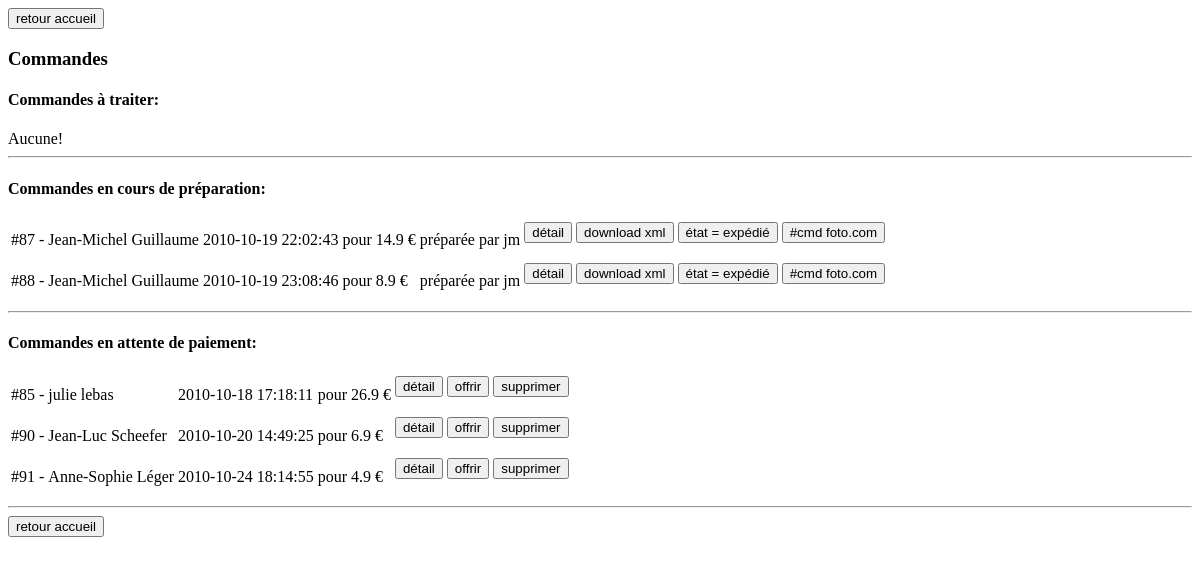
/administration/commande.php, run on an earlier commit of the app's database.
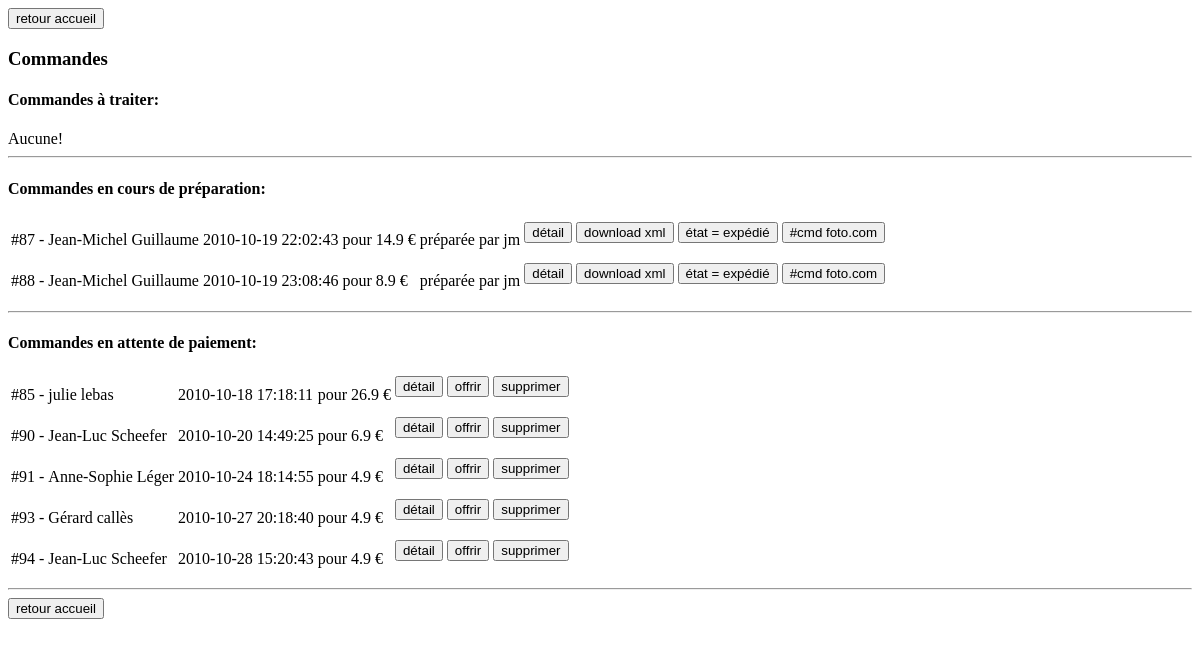
And on a later commit of the database.
### tables this page shows
CREATE TABLE IF NOT EXISTS `Commande` (
  `commandeID` int(10) unsigned NOT NULL auto_increment,
  `date` datetime NOT NULL,
  `datePaiement` datetime default NULL,
  `id_utilisateur` mediumint(8) unsigned NOT NULL,
  `id_album` int(10) unsigned default NULL,
  `etat` smallint(5) unsigned NOT NULL default '0',
  `preparateur` varchar(20) NOT NULL default '',
  `fdp` float NOT NULL default '0',
  `numero` varchar(15) NOT NULL default '',
  `commandeFoto` varchar(50) NOT NULL default '',
  PRIMARY KEY  (`commandeID`),
  KEY `fk_commande_utilisateur` (`id_utilisateur`),
  KEY `id_album` (`id_album`)
);

CREATE TABLE IF NOT EXISTS `AdresseCommande` (
  `adresseCommandeID` mediumint(8) unsigned NOT NULL auto_increment,
  `nom` varchar(30) NOT NULL default '',
  `prenom` varchar(30) NOT NULL default '',
  `nomRue` varchar(50) NOT NULL default '',
  `complement` varchar(50) NOT NULL default '',
  `ville` varchar(50) NOT NULL default '',
  `codePostal` varchar(5) NOT NULL default '',
  `id_commande` int(10) unsigned NOT NULL,
  PRIMARY KEY  (`adresseCommandeID`),
  KEY `fk_adresseCommande_commande` (`id_commande`)
);

### classes/modele/Commande.class.php (called while the page is built, shortened)
<?php
$dir_commande_class_php = dirname(__FILE__);
include_once $dir_commande_class_php . "/modele_dao/CommandeDAO.class.php";
class Commande{
	public static function getCommandeEtPhotosDepuisEtat($etat){
		$dir_commande_class_php = dirname(__FILE__);
		$dao = new CommandeDAO();
		return $dao->getCommandeEtPhotosDepuisEtat($etat);
	}
}
?>

### classes/modele/modele_dao/CommandeDAO.class.php (called while the page is built, shortened)
<?php
$dir_commandedao_class_php = dirname(__FILE__);
include_once $dir_commandedao_class_php . "/daophp5/DAO.class.php";
include_once $dir_commandedao_class_php . "/CommandePhotoDAO.class.php";
include_once $dir_commandedao_class_php . "/../Commande.class.php";
class CommandeDAO extends DAO{
	public function __construct() {
		$dsn = DBTYPE."://".DBUSER.":".DBPWD."@".DBHOST."/".DBPHOTOMENTIEL;
	}
	public function getCommandeEtPhotosDepuisEtat($etat){
		$query = "select * from Commande as c left join CommandePhoto as cp on cp.id_commande = c.commandeID left join AdresseCommande as a on a.id_commande = c.commandeID where c.etat = " .
		mysql_real_escape_string($etat);
		$tmp = $this->retrieve($query);
		if($tmp->getNumRows() > 0) {
			$result = array();
			$currentCommande = NULL;
			$daoCP = new CommandePhotoDAO();
			foreach($tmp as $row){
				$commande = $this->buildCommandeFromRow($row);
				$photo = $daoCP->buildCommandePhotoFromRow($row);
				if(!isset($currentCommande) || $currentCommande->getCommandeID() != $commande->getCommandeID()){
					$currentCommande = $commande;
					$result[] = $currentCommande;
				}
				$currentCommande->addCommandePhoto($photo);
			}
			return $result;
		}else{
			return false;
		}
	}
	public function buildCommandeFromRow($row){
		$dir_commandedao_class_php = dirname(__FILE__);
		include_once $dir_commandedao_class_php . "/AdresseCommandeDAO.class.php";
		include_once $dir_commandedao_class_php . "/../AdresseCommande.class.php";
		$adao = new AdresseCommandeDAO();
		$adresse = $adao->buildAdresseCommandeFromRow($row);
		$id = $row->offsetGet("commandeID");
		$date = htmlspecialchars($row->offsetGet("date"));
		$dp = htmlspecialchars($row->offsetGet("datePaiement"));
		$idUtilisateur = $row->offsetGet("id_utilisateur");
		$s = $row->offsetGet("etat");
		$fdp = $row->offsetGet("fdp");
		$numero = $row->offsetGet("numero");
		$id_album = $row->offsetGet("id_album");
		$prep = htmlspecialchars($row->offsetGet("preparateur"));
		$cfoto = htmlspecialchars($row->offsetGet("commandeFoto"));
		$result = new Commande();
		$result->setAdresse($adresse);
		$result->setFDP($fdp);
		$result->setCommandeID($id);
		$result->setDate($date);
		$result->setDatePaiement($dp);
		$result->setNumero($numero);
		$result->setID_Utilisateur($idUtilisateur);
		$result->setEtat($s);
		$result->setID_Album($id_album);
		$result->setPreparateur($prep);
		$result->setCommandeFoto($cfoto);
		return $result;
	}
}
?>

### classes/modele/modele_dao/daophp5/ConnectionCache.class.php (called while the page is built, shortened)
<?php
 class ConnectionCache {
	private $cache;
	private static $instance = null;
	private function __construct() {
		$this->cache = new ArrayObject();
	}
	public static function getInstance() {
		if(self::$instance == null) {
			self::$instance = new connectionCache();
		}
		return self::$instance;
	}
	public function setEntry($key, $conn) {
		$this->cache->offsetSet(md5($key), $conn);
	}
	public function isEntry($key) {
		$i = $this->cache->getIterator();
		return false;
	}
}
?>

### classes/modele/modele_dao/daophp5/ConnectionFactory.class.php (called while the page is built, shortened)
<?php
require_once("ConnectionCache.class.php");
class ConnectionFactory {
	public static function makeConnection($connStr) {
		$cache = connectionCache::getInstance();
		if($cache->isEntry($connStr)) {
			return $cache->getEntry($connStr);
		} else {
			$pattern = "/^([a-zA-Z]+):\/\/([a-zA-Z0-9]+):([a-zA-Z0-9_-]+)@([-.a-zA-Z0-9]+|[0-9]{1,3}\.[0-9]{1,3}\.[0-9]{1,3}\.[0-9]{1,3})\/([a-zA-Z0-9_]+)$/";
			if(!preg_match($pattern, $connStr, $matches)) {
				throw new ConnFactoryException('Connection string: '.$connStr.' not in correct format (dbtype://user:pass@host/dbname))');
			}
			list($match, $dbtype, $user, $pass, $host, $db) = $matches;
			switch(strtolower($dbtype)) {
				case "mysql":
					require_once("DataAccessMysql.class.php");
					$da = new DataAccessMysql($host, $user, $pass, $db);
					return $da;
					break;
			}
		}
	}
}
?>

### classes/modele/modele_dao/daophp5/DataAccessMysql.class.php (called while the page is built, shortened)
<?php
require_once("DataResultMysql.class.php");
require_once("ConnectionCache.class.php");
class DataAccessMysql implements DataAccess {
	protected $conn;
	public function connect($host, $user, $pass, $db) {
		if(!$this->conn = @mysql_connect($host, $user, $pass)) {
			$this->error = new DataAccessError("CONNECT", mysql_errno(), mysql_error());
			throw new DAOException('Could not connect to database, reason: '.$this->error->getErrorStr());
		}
		return true;
	}
	public function query($sql) {
		if(!$result = @mysql_query($sql, $this->conn)) {
			$this->error = new DataAccessError("QUERY", mysql_errno(), mysql_error());
			throw new DAOException('Could not execute query, reason: '.$this->error->getErrorStr());
		}
		return new DataResultMysql($result);
	}
}
?>

### classes/modele/modele_dao/daophp5/DAO.class.php (called while the page is built, shortened)
<?php
require_once("DataResult.class.php");
require_once("ConnectionFactory.class.php");
abstract class DAO {
	protected $da;
	public function __construct($connStr) {
		$this->da = ConnectionFactory::makeConnection($connStr);
	}
	public function retrieve($sql) {
		return $this->da->query($sql);
	}
}
?>

### classes/modele/modele_dao/daophp5/DataResultMysql.class.php (called while the page is built, shortened)
<?php
class DataResultMysql extends DataResult {
	private $format;
	public function __construct($result) {
		$this->result = $result;
		$this->format = self::DATA_RESULT_FORMAT_ASSOC;
	}
	protected function getRow() {
		if($row = mysql_fetch_array($this->result, $this->format)) {
			return new ArrayObject($row);
		}
		return false;
	}
	protected function dataSeek($row_num = 0) {
		return mysql_data_seek($this->result, $row_num);
	}
	public function getNumRows() {
		return mysql_num_rows($this->result);
	}
}
?>

### classes/modele/modele_dao/CommandePhotoDAO.class.php (called while the page is built, shortened)
<?php
$dir_commandephotodao_class_php = dirname(__FILE__);
include_once $dir_commandephotodao_class_php . "/daophp5/DAO.class.php";
class CommandePhotoDAO extends DAO{
	public function __construct() {
		$dsn = DBTYPE."://".DBUSER.":".DBPWD."@".DBHOST."/".DBPHOTOMENTIEL;
	}
	public function buildCommandePhotoFromRow($row){
		$id = $row->offsetGet("commandePhotoID");
		$photo = htmlspecialchars($row->offsetGet("photo"));
		$nb = htmlspecialchars($row->offsetGet("nombre"));
		$id_taille = $row->offsetGet("id_taillePapier");
		$id_type = $row->offsetGet("id_typePapier");
		$id_couleur = $row->offsetGet("id_couleur");
		$id_album = $row->offsetGet("id_album");
		$id_commande = $row->offsetGet("id_commande");
		$prix = $row->offsetGet("prix");
		$result = new CommandePhoto();
		$result->setID_Commande($id_commande);
		$result->setID_Album($id_album);
		$result->setID_Couleur($id_couleur);
		$result->setID_TypePapier($id_type);
		$result->setID_TaillePapier($id_taille);
		$result->setNombre($nb);
		$result->setPhoto($photo);
		$result->setCommandePhotoID($id);
		$result->setPrix($prix);
		return $result;
	}
}

### classes/modele/modele_dao/daophp5/DataResult.class.php (called while the page is built, shortened)
<?php
abstract class DataResult implements Iterator {
	protected $currentRow;
	protected $valid;
	 public function valid() {
		return $this->valid;
	}
	 public function current() {
		return $this->currentRow;
	}
	public function rewind() {
		if($this->dataSeek(0) !== false) {
        	return true;
		}
		return false;
	}
	public function next() {
		if(($this->currentRow = $this->getRow()) !== false) {
			$this->valid = true;
			return true;
		}
		$this->valid = false;
		return false;
	}
}
?>

### classes/modele/modele_dao/AdresseCommandeDAO.class.php (called while the page is built, shortened)
<?php
$dir_adressecommandedao_class_php = dirname(__FILE__);
include_once $dir_adressecommandedao_class_php . "/daophp5/DAO.class.php";
class AdresseCommandeDAO extends DAO{
	public function __construct() {
		$dsn = DBTYPE."://".DBUSER.":".DBPWD."@".DBHOST."/".DBPHOTOMENTIEL;
	}
	public function buildAdresseCommandeFromRow($row){
		$id = $row->offsetGet("adresseCommandeID");
		$nom = htmlspecialchars($row->offsetGet("nom"));
		$prenom = htmlspecialchars($row->offsetGet("prenom"));
		$nomRue = htmlspecialchars($row->offsetGet("nomRue"));
		$cmp = htmlspecialchars($row->offsetGet("complement"));
		$ville = htmlspecialchars($row->offsetGet("ville"));
		$cp = htmlspecialchars($row->offsetGet("codePostal"));
		$idu = $row->offsetGet("id_commande");
		$result = new AdresseCommande();
		$result->setAdresseCommandeID($id);
		$result->setNom($nom);
		$result->setPrenom($prenom);
		$result->setNomRue($nomRue);
		$result->setComplement($cmp);
		$result->setVille($ville);
		$result->setCodePostal($cp);
		$result->setID_Commande($idu);
		return $result;
	}
}
?>

### classes/modele/AdresseCommande.class.php (called while the page is built, shortened)
<?php
$dir_adressecommande_class_php = dirname(__FILE__);
include_once $dir_adressecommande_class_php . "/modele_dao/AdresseCommandeDAO.class.php";
?>

### administration/commande.php (the view, shortened to what this page needs)
<?php
$dir_administration_commande_php = dirname(__FILE__);
include_once $dir_administration_commande_php . "/../classes/modele/Commande.class.php";
include $dir_administration_commande_php . "/header.php";
?>
<form method="post" action="index.php">
	<input type="submit" value="retour accueil"/>
</form>
<h3>Commandes</h3>
<span><h4>Commandes à traiter:</h4>
<?php
$commandes = Commande::getCommandeEtPhotosDepuisEtat(1);
if($commandes){
	echo '	<table>';
	foreach($commandes as $commande){
		$prix = $commande->getFDP();
		$commandesPhoto = $commande->getCommandesPhoto();
		if(isset($commandesPhoto) && !empty($commandesPhoto)){
			foreach($commandesPhoto as $commandePhoto){
				$prix += $commandePhoto->getPrix();
			}
		}
		echo '<tr><td>#' . $commande->getCommandeID() . ' - </td><td> ' . $commande->getAdresse()->getPrenom() . " " . $commande->getAdresse()->getNom() . "</td><td>" . $commande->getDate() . "</td><td> pour " . $prix . ' &#x20AC; </td><td><form action="dispatcher.php" method="post" target="_blank"><input type="hidden" name="action" value="detail_commande"/><input type="hidden" name="id" value="' . $commande->getCommandeID() . '"/><input type="submit" value="détail"/></form></td><td><form action="dispatcher.php" method="post"><input type="hidden" name="action" value="traiter_commande"/><input type="hidden" name="id" value="' . $commande->getCommandeID() . '"/><input type="submit" value="traiter"/></form></td></tr>' . "\n";
	}
	echo '	</table>';
?>
<?php
}else{
?>
Aucune!<br/>
<?php
}
?>
</span>
<hr/>
<span><h4>Commandes en cours de préparation:</h4>
<?php
$commandes = Commande::getCommandeEtPhotosDepuisEtat(2);
if($commandes){
	echo '	<table>';
	foreach($commandes as $commande){
		$prix = $commande->getFDP();
		$commandesPhoto = $commande->getCommandesPhoto();
		if(isset($commandesPhoto) && !empty($commandesPhoto)){
			foreach($commandesPhoto as $commandePhoto){
				$prix += $commandePhoto->getPrix();
			}
		}
		echo '<tr><td>#' . $commande->getCommandeID() . ' - </td><td> ' . $commande->getAdresse()->getPrenom() . " " . $commande->getAdresse()->getNom() . "</td><td>" . $commande->getDate() . "</td><td> pour " . $prix . ' &#x20AC; </td><td>préparée par ' . $commande->getPreparateur() . '</td><td><form action="dispatcher.php" method="post" target="_blank"><input type="hidden" name="action" value="detail_commande"/><input type="hidden" name="id" value="' . $commande->getCommandeID() . '"/><input type="submit" value="détail"/></form></td><td><form action="dispatcher.php" method="post" target="_blank"><input type="hidden" name="action" value="download_commande_xml"/><input type="hidden" name="id" value="' . $commande->getCommandeID() . '"/><input type="submit" value="download xml"/></form></td><td><form action="dispatcher.php" method="post"><input type="hidden" name="action" value="commande_expediee"/><input type="hidden" name="id" value="' . $commande->getCommandeID() . '"/><input type="submit"  onclick="return confirm(\'Vous êtes sur le point de changer un état de commande.\nContinuer?\');"  value="état = expédié"/></form></td><td><form action="dispatcher.php" method="post"><input type="hidden" name="action" value="set_commande_foto"/><input type="hidden" name="number" value=""/><input type="hidden" name="id" value="' . $commande->getCommandeID() . '"/><input type="submit"  onclick="this.form.number.value = prompt(\'Commande foto.com associee:\', \'numero de commande foto.com\');"  value="#cmd foto.com"/></form></td></tr>' . "\n";
	}
	echo '	</table>';
?>
<?php
}else{
?>
Aucune!<br/>
<?php
}
?>
</span>
<hr/>
<span><h4>Commandes en attente de paiement:</h4>
<?php
$commandes = Commande::getCommandeEtPhotosDepuisEtat(0);
if($commandes){
	echo '	<table>';
	foreach($commandes as $commande){
		$prix = $commande->getFDP();
		$commandesPhoto = $commande->getCommandesPhoto();
		if(isset($commandesPhoto) && !empty($commandesPhoto)){
			foreach($commandesPhoto as $commandePhoto){
				$prix += $commandePhoto->getPrix();
			}
		}
		echo '<tr><td>#' . $commande->getCommandeID() . ' - </td><td> ' . $commande->getAdresse()->getPrenom() . " " . $commande->getAdresse()->getNom() . "</td><td>" . $commande->getDate() . "</td><td> pour " . $prix . ' &#x20AC; </td><td><form action="dispatcher.php" method="post" target="_blank"><input type="hidden" name="action" value="detail_commande"/><input type="hidden" name="id" value="' . $commande->getCommandeID() . '"/><input type="submit" value="détail"/></form></td><td><form action="dispatcher.php" method="post"><input type="hidden" name="action" value="offrir_commande"/><input type="hidden" name="id" value="' . $commande->getCommandeID() . '"/><input onclick="return confirm(\'Vous êtes sur le point d\'offrir une commande.\nContinuer?\');"  type="submit" value="offrir"/></form></td><td><form action="dispatcher.php" method="post"><input type="hidden" name="action" value="supprimer_commande"/><input type="hidden" name="id" value="' . $commande->getCommandeID() . '"/><input onclick="return confirm(\'Vous êtes sur le point de supprimer une commande.\nContinuer?\');"  type="submit" value="supprimer"/></form></td></tr>' . "\n";
	}
	echo '	</table>';
?>
<?php
}else{
?>
Aucune!<br/>
<?php
}
?>
</span>
<hr/>
<form method="post" action="index.php">
	<input type="submit" value="retour accueil"/>
</form>
<?php
include $dir_administration_commande_php . "/footer.php";
?>

### administration/header.php (shortened to what this page needs)
<html xmlns="http://www.w3.org/1999/xhtml" lang="fr_FR" xml:lang="fr_FR">
 <head>
</head>
<body>

What changed in the data, as far as the page shows it:
added commande: CommandeID "93", adressecommande.prenom "Gérard", adressecommande.nom "callès", date "2010-10-27 20:18:40", prix "4.9"
added commande: CommandeID "94", adressecommande.prenom "Jean-Luc", adressecommande.nom "Scheefer", date "2010-10-28 15:20:43", prix "4.9"
